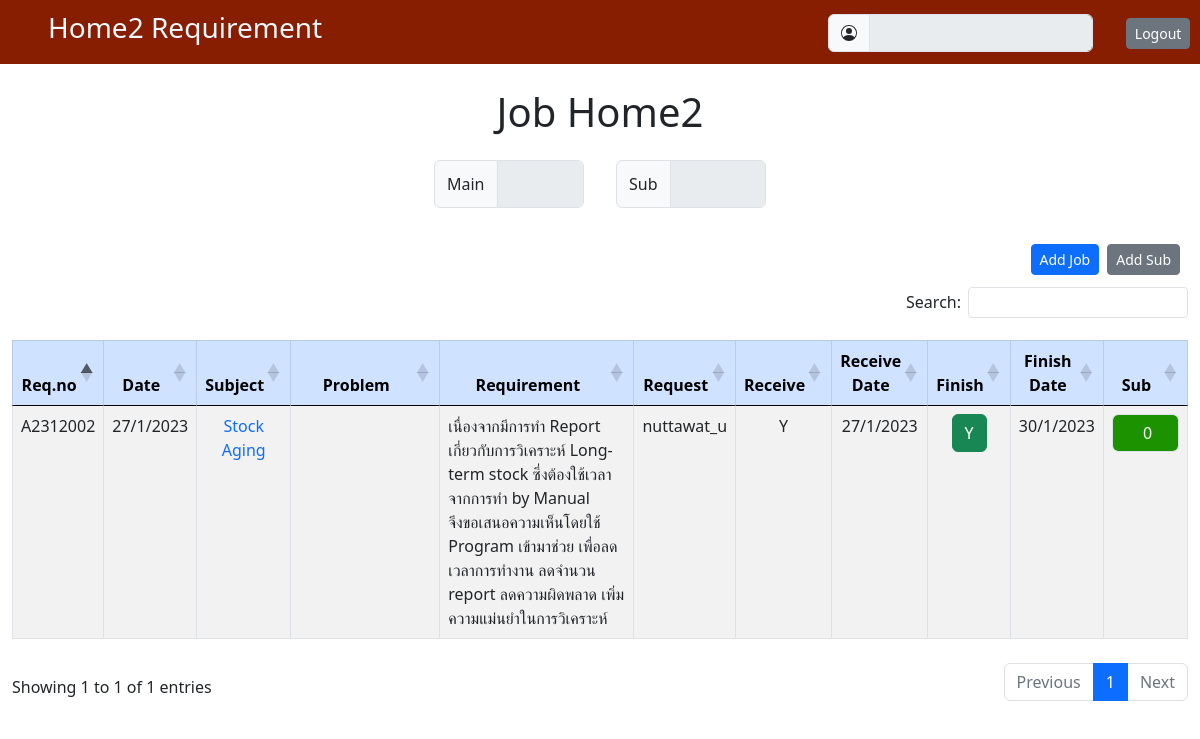
Page /Sale-auto/Home2.php on the committed database.
### tables this page shows
CREATE TABLE `job` (
  `ID` varchar(255) NOT NULL,
  `Date` varchar(20) NOT NULL,
  `Subject` varchar(255) NOT NULL,
  `Problem` text NOT NULL,
  `Requirement` text NOT NULL,
  `Request_by` varchar(30) NOT NULL,
  `Receive` varchar(10) NOT NULL,
  `Receive_date` varchar(20) NOT NULL,
  `Finish` varchar(10) NOT NULL,
  `Finish_date` varchar(20) NOT NULL,
  `Sub` int(100) NOT NULL,
  `Department` varchar(20) NOT NULL,
  `Section` varchar(20) NOT NULL
);

### DB/connnect.php (called while the page is built)
<?php
    $host = "localhost";
    $username = "root";
    $password = "";
    $db = "job_requirement";
    $dsn ="mysql:host=$host;dbname=$db";
    try{
        $pdo = new PDO($dsn,$username,$password);
    }catch(PDOException $e){
        $e->getMessage();
    }
    require_once "controller.php";
    $controller = new Controller($pdo);
?>

### DB/controller.php (called while the page is built, shortened)
<?php
class Controller{
    private $db;
    function __construct($pdo){
        $this->db = $pdo;
    }
    function showdata($section){
        try{
            $sql = "SELECT * FROM job WHERE section = '$section' ORDER BY ID DESC ";
            $result = $this->db->query($sql);
            return $result;
        }catch(PDOException $e){
            $e->getMessage();
            return false;
        }
    }
    function countJob($section){
        try{
            $sql = "SELECT COUNT(*) AS NUM FROM job WHERE Section = '$section' AND Finish = 'N' group by section;";
            $stmt = $this->db->query($sql);
            $result = $stmt->fetch(PDO::FETCH_ASSOC);
            $row = $result['NUM'];
            return $row;
        }catch(PDOException $e){
            $e->getMessage();
            return false;
        }
    }
    function countjob_sub($Section){
        try{
            $sql = "SELECT COUNT(*) AS num FROM job_sub WHERE Finish = 'N' AND Section = '$Section' GROUP BY Finish;";
            $result = $this->db->query($sql);
            $row = $result->fetch(PDO::FETCH_ASSOC);
            $count = $row['num'];
            return $count;
        }catch(PDOException $e){
            $e->getMessage();
            return false;
        }
    }
}
?>

### Sale-auto/Home2.php (the view, shortened to what this page needs)
<!DOCTYPE html>
<html lang="en">
<head>
    <link rel="stylesheet" href="../Css/section.css">
    <link href="https://cdn.jsdelivr.net/npm/bootstrap@5.0.2/dist/css/bootstrap.min.css" rel="stylesheet">
    <link rel="stylesheet" href="https://cdnjs.cloudflare.com/ajax/libs/twitter-bootstrap/5.3.0/css/bootstrap.min.css">
    <link rel="stylesheet" href="https://cdn.datatables.net/1.13.6/css/dataTables.bootstrap5.min.css">
    <link rel="stylesheet" href="https://cdn.datatables.net/buttons/2.4.2/css/buttons.bootstrap5.min.css">
</head>
<?php
require_once "../DB/connnect.php";
$section = "Home2";
$result = $controller->showdata($section);
$countjob = $controller->countJob($section);
$countjob_sub = $controller->countjob_sub($section);
?>
<body>
<body>
    <div class="head">
      <div>
        <a href="../index.php"><h3>Home2 Requirement</h3></a>
      </div>
      <div id="login">
        <div>
          <span class="input-group " style="margin-left: 14.5rem; margin-top:4px; width:50%" >
              <span class="input-group-text" id="basic-addon1">
              </span>
              <input type="text" value="<?php echo $_SESSION['username']."  ".$_SESSION['office']; ?>" readonly name="user_01" class="form-control" placeholder="User Name" aria-label="Input group example" aria-describedby="basic-addon1">
          </span>
        </div>
        <div class="btn_login  ">
             <a href="../logout.php" class="btn btn-secondary btn-sm mt-2">Logout</a>
        </div>
      </div>
    </div>
    <h1 class="text-center mt-4">Job Home2</h1>
    <div class="board">
        <div class="input-group dash">
            <div class="input-group-text" id="btnGroupAddon">Main</div>
            <input type="text" class="form-control" value="<?php echo $countjob; ?>" aria-describedby="btnGroupAddon" readonly>
        </div>
        <div class="input-group dash ">
            <div class="input-group-text" id="btnGroupAddon">Sub</div>
            <input type="text" class="form-control" value="<?php echo $countjob_sub; ?>" placeholder="" aria-describedby="btnGroupAddon" style="width: 10px;" readonly>
        </div>
    </div>
    <div class="table p-3">
        <table id="example" class="table table-striped table-bordered " width="100%">
            <div class="d-flex justify-content-end">
                <button type="button" class="btn btn-primary btn-sm m-1" data-bs-toggle="modal" data-bs-target="#Main" data-bs-whatever="@mdo">Add Job</button>
                <button type="button" class="btn btn-secondary btn-sm m-1" data-bs-toggle="modal" data-bs-target="#Sub" data-bs-whatever="@mdo">Add Sub</button>
            </div>
            <thead class="table-primary">
                <tr>
                    <th class="text-center">Req.no</th>
                    <th class="text-center">Date</th>
                    <th class="text-center">Subject</th>
                    <th class="text-center">Problem</th>
                    <th class="text-center">Requirement</th>
                    <th class="text-center">Request</th>
                    <th class="text-center">Receive</th>
                    <th class="text-center">Receive Date</th>
                    <th class="text-center">Finish</th>
                    <th class="text-center">Finish Date</th>
                    <th class="text-center">Sub</th>
                </tr>
            </thead>
            <tbody>
                <?php
                while ($row = $result->fetch(PDO::FETCH_ASSOC)) {$finishValue = @$row['Finish'];
                    if($finishValue === "N"){
                        $detail = "../finish_job.php?ID=".$row['ID']."&Department=".$row['Department']."&Section=".$row['Section'];
                        $btn = "btn-warning";
                        }
                    else{
                        $btn = "btn-success";
                    }
                        ?>
                    <tr>
                        <td> <?php echo $row['ID']; ?></td>
                        <td> <?php echo $row['Date']; ?> </td>
                        <td class="link "> <a  href="../requirement_detail.php?ID=<?php echo $row['ID']."&Subject=".$row['Subject']; ?>"><?php echo $row['Subject']; ?></a> </td>
                        <td class="detail" width=20%> <?php  $txt1 = explode("\n",$row["Problem"]);
                                                            foreach ($txt1 as $text1) {
                                                                echo  $text1 . "<br>";
                                                            }?></td>
                        <td class="detail" width=25%> <?php $txt = explode("\n",$row["Requirement"]);
                                                            foreach ($txt as $text) {
                                                                echo $text . "<br>";
                                                            }?> </td>
                        <td><?php echo $row['Request_by']; ?></td>
                        <td><?php echo $row['Receive']; ?> </td>
                        <td><?php echo $row['Receive_date']; ?></td>
                        <td> <a href="#" class="btn <?php echo $btn; ?>" disable><?php echo $row['Finish']; ?></a> </td>
                        <td><?php echo $row['Finish_date']; ?></td>
                        <td >
                                <input type="text" value=" <?php echo $row['Sub']; ?>" readonly style="width: 4.2rem; display:inline-block;" class="sub form-control text-center" aria-label="Recipient's username" aria-describedby="button-addon2">
                        </td>
                    </tr>
                <?php } ?>
            </tbody>
        </table>
    </div>
</body>
</html>

### Css/section.css (style rules this page uses)
* { padding: 0; margin: 0; box-sizing: border-box; }
.head { background-color: #871e01; height: 4rem; }
.head h3 { margin-left: 2rem; padding: 1rem 1rem; color: aliceblue; }
.board { display: flex; justify-content: center; align-items: center; }
.board div { text-align: center; }
.board .dash { margin: 1rem; width: 150px; }
.dash input { text-align: center; height: 3rem; }
table { text-align: center; }
table .detail { text-align: left; }
a { text-decoration: none; }

### Sale-auto/Home2.php (style rules this page uses)
a { text-decoration: none; }
.head { position: relative; display: flex; }
.head h3 { margin-left: 2rem; padding: 1rem 1rem; color: aliceblue; margin-top: -5px; }
#login { display: flex; position: absolute; right: 0; margin-top: 0.6rem; margin-right: 0.6rem; }

### rows in the picture
job: ID "A2312002", Date "27/1/2023", Subject "Stock Aging", Requirement "เนื่องจากมีการทำ Report เกี่ยวกับการวิเคราะห์ Long-term stock ซึ่งต้องใช้เวลาจากการทำ by Manual", Requirement "จึงขอเสนอความเห็นโดยใช้ Program เข้ามาช่วย เพื่อลดเวลาการทำงาน ลดจำนวน report ลดความผิดพลาด เพิ่มความแม่นยำในการวิเคราะห์", Request_by "nuttawat_u", Receive "Y", Receive_date "27/1/2023", Finish "Y", Finish_date "30/1/2023", Sub "0"
